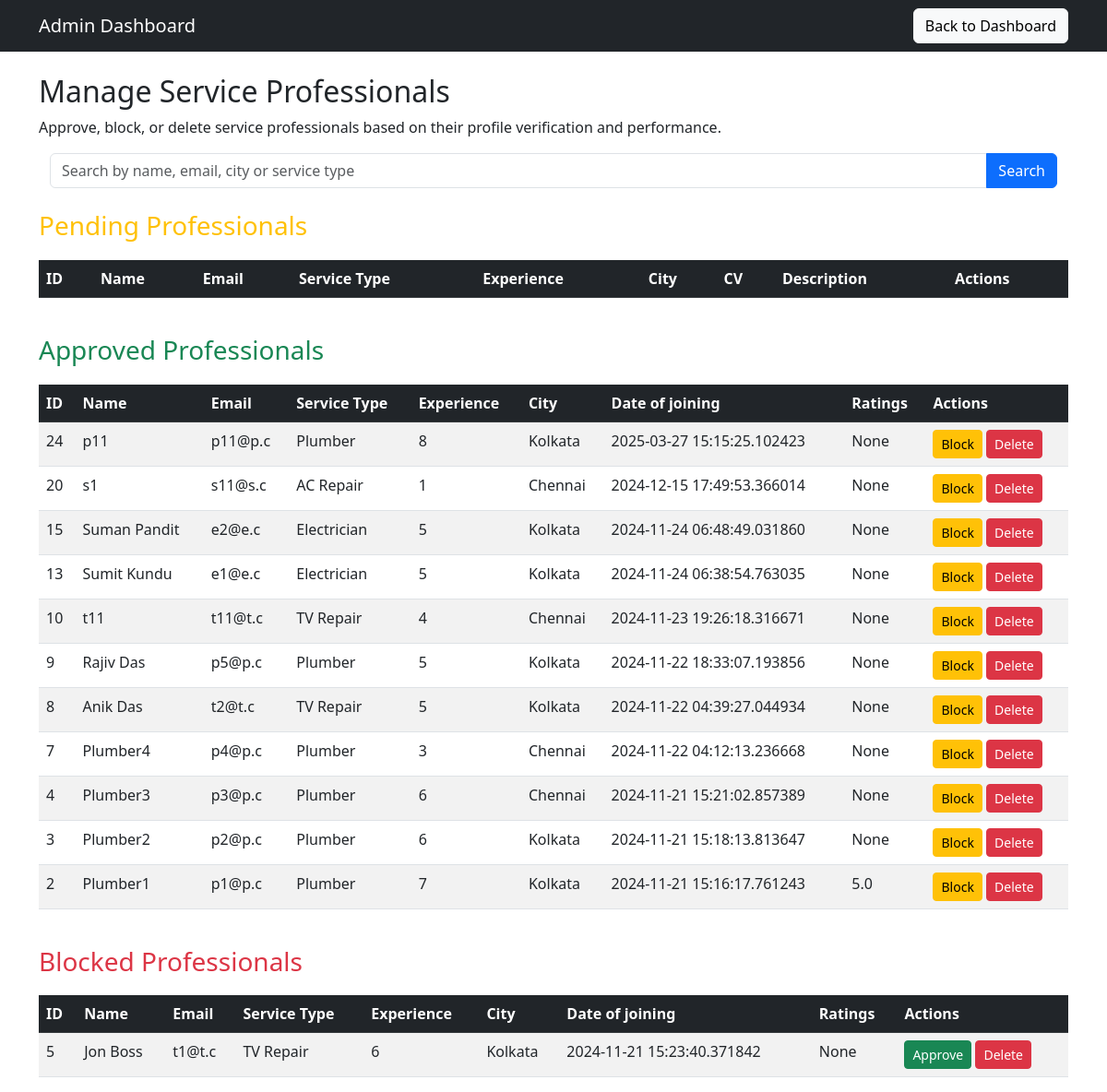
Page /admin/manage_service_professionals on the committed database.
### model.py (models this page shows)
class user(db.Model):
    __tablename__ ='user_table'
    id = db.Column(db.Integer , primary_key= True, autoincrement = True)
    username = db.Column(db.String)
    email = db.Column(db.String , unique = True)
    phone_no = db.Column(db.Integer)
    password = db.Column(db.String)
    date_of_join = db.Column(db.DateTime, nullable=True)
    role = db.Column(db.String)
    service_type = db.Column(db.String)
    experience = db.Column(db.Integer)
    description = db.Column(db.String)
    cv = db.Column(db.String)
    city = db.Column(db.String)
    pincode = db.Column(db.Integer)
    area = db.Column(db.Integer)
    status = db.Column(db.String)
    ratings = db.Column(db.String)

### main.py (the view, shortened to what this page needs)
@app.route('/admin/manage_service_professionals', methods=['GET', 'POST'])
def manage_service_professionals():
    search_query = request.args.get('search', '')  # Get the search query from the URL parameters
    base_query = user.query.filter_by(role='service professional')
    pending_professionals = base_query.filter_by(status=None).order_by(desc(user.id)).all()
    approved_professionals = base_query.filter_by(status='approved').order_by(desc(user.id)).all()
    blocked_professionals = base_query.filter_by(status='blocked').order_by(desc(user.id)).all()
    return render_template(
        'manage_service_professionals.html',
        pending_professionals=pending_professionals,
        approved_professionals=approved_professionals,
        blocked_professionals=blocked_professionals,
        search_query=search_query
    )

### templates/manage_service_professionals.html (shortened to what this page needs)
<!DOCTYPE html>
<html lang="en">
<head>
    <link href="https://cdn.jsdelivr.net/npm/bootstrap@5.3.0-alpha1/dist/css/bootstrap.min.css" rel="stylesheet">
</head>
<body>
<nav class="navbar navbar-expand-lg navbar-dark bg-dark">
    <div class="container">
        <a class="navbar-brand" href="#">Admin Dashboard</a>
        <a class="btn btn-light ms-auto" href="{{ url_for('admin_dashboard') }}">Back to Dashboard</a>
    </div>
</nav>
<div class="container">
    <h2 class="mt-4">Manage Service Professionals</h2>
    <p>Approve, block, or delete service professionals based on their profile verification and performance.</p>
<div class="container mt-3">
    <form method="GET" action="{{ url_for('manage_service_professionals') }}">
        <div class="input-group">
            <input
                type="text"
                name="search"
                class="form-control"
                placeholder="Search by name, email, city or service type"
                value="{{ search_query }}"
            <button class="btn btn-primary" type="submit">Search</button>
        </div>
    </form>
</div>
    <h3 class="mt-4 text-warning">Pending Professionals</h3>
    <div class="table-responsive">
        <table class="table table-striped">
            <thead class="table-dark">
                <tr>
                    <th>ID</th>
                    <th>Name</th>
                    <th>Email</th>
                    <th>Service Type</th>
                    <th>Experience</th>
                    <th>City</th>
                    <th>CV</th>
                    <th>Description</th>
                    <th>Actions</th>
                </tr>
            </thead>
        </table>
    </div>
    <h3 class="mt-4 text-success">Approved Professionals</h3>
    <div class="table-responsive">
        <table class="table table-striped">
            <thead class="table-dark">
                <tr>
                    <th>ID</th>
                    <th>Name</th>
                    <th>Email</th>
                    <th>Service Type</th>
                    <th>Experience</th>
                    <th>City</th>
                    <th>Date of joining</th>
                    <th>Ratings</th>
                    <th>Actions</th>
                </tr>
            </thead>
            <tbody>
                {% for professional in approved_professionals %}
                <tr>
                    <td>{{ professional.id }}</td>
                    <td>{{ professional.username }}</td>
                    <td>{{ professional.email }}</td>
                    <td>{{ professional.service_type }}</td>
                    <td>{{ professional.experience }}</td>
                    <td>{{ professional.city }}</td>
                    <td>{{ professional.date_of_join }}</td>
                    <td>{{ professional.ratings }}</td>
                    <td>
                        <a href="{{ url_for('block_professional', professional_id=professional.id) }}" class="btn btn-warning btn-sm">Block</a>
                        <a href="{{ url_for('delete_professional', professional_id=professional.id) }}" class="btn btn-danger btn-sm">Delete</a>
                    </td>
                </tr>
                {% endfor %}
            </tbody>
        </table>
    </div>
    <h3 class="mt-4 text-danger">Blocked Professionals</h3>
    <div class="table-responsive">
        <table class="table table-striped">
            <thead class="table-dark">
                <tr>
                    <th>ID</th>
                    <th>Name</th>
                    <th>Email</th>
                    <th>Service Type</th>
                    <th>Experience</th>
                    <th>City</th>
                    <th>Date of joining</th>
                    <th>Ratings</th>
                    <th>Actions</th>
                </tr>
            </thead>
            <tbody>
                {% for professional in blocked_professionals %}
                <tr>
                    <td>{{ professional.id }}</td>
                    <td>{{ professional.username }}</td>
                    <td>{{ professional.email }}</td>
                    <td>{{ professional.service_type }}</td>
                    <td>{{ professional.experience }}</td>
                    <td>{{ professional.city }}</td>
                    <td>{{ professional.date_of_join }}</td>
                    <td>{{ professional.ratings }}</td>
                    <td>
                        <a href="{{ url_for('approve_professional', professional_id=professional.id) }}" class="btn btn-success btn-sm">Approve</a>
                        <a href="{{ url_for('delete_professional', professional_id=professional.id) }}" class="btn btn-danger btn-sm">Delete</a>
                    </td>
                </tr>
                {% endfor %}
            </tbody>
        </table>
    </div>
</div>
</body>
</html>

### templates/manage_service_professionals.html (style rules this page uses)
.navbar { margin-bottom: 20px; }
.table-responsive { margin-top: 20px; }

### rows in the picture
user: id "24", username "p11", email "p11@p.c", service_type "Plumber", experience "8", city "Kolkata", date_of_join "2025-03-27 15:15:25.102423", ratings "None"
user: id "20", username "s1", email "s11@s.c", service_type "AC Repair", experience "1", city "Chennai", date_of_join "2024-12-15 17:49:53.366014", ratings "None"
user: id "15", username "Suman Pandit", email "e2@e.c", service_type "Electrician", experience "5", city "Kolkata", date_of_join "2024-11-24 06:48:49.031860", ratings "None"
user: id "13", username "Sumit Kundu", email "e1@e.c", service_type "Electrician", experience "5", city "Kolkata", date_of_join "2024-11-24 06:38:54.763035", ratings "None"
user: id "10", username "t11", email "t11@t.c", service_type "TV Repair", experience "4", city "Chennai", date_of_join "2024-11-23 19:26:18.316671", ratings "None"
user: id "9", username "Rajiv Das", email "p5@p.c", service_type "Plumber", experience "5", city "Kolkata", date_of_join "2024-11-22 18:33:07.193856", ratings "None"
user: id "8", username "Anik Das", email "t2@t.c", service_type "TV Repair", experience "5", city "Kolkata", date_of_join "2024-11-22 04:39:27.044934", ratings "None"
user: id "7", username "Plumber4", email "p4@p.c", service_type "Plumber", experience "3", city "Chennai", date_of_join "2024-11-22 04:12:13.236668", ratings "None"
user: id "4", username "Plumber3", email "p3@p.c", service_type "Plumber", experience "6", city "Chennai", date_of_join "2024-11-21 15:21:02.857389", ratings "None"
user: id "3", username "Plumber2", email "p2@p.c", service_type "Plumber", experience "6", city "Kolkata", date_of_join "2024-11-21 15:18:13.813647", ratings "None"
user: id "2", username "Plumber1", email "p1@p.c", service_type "Plumber", experience "7", city "Kolkata", date_of_join "2024-11-21 15:16:17.761243", ratings "5.0"
user: id "5", username "Jon Boss", email "t1@t.c", service_type "TV Repair", experience "6", city "Kolkata", date_of_join "2024-11-21 15:23:40.371842", ratings "None"
